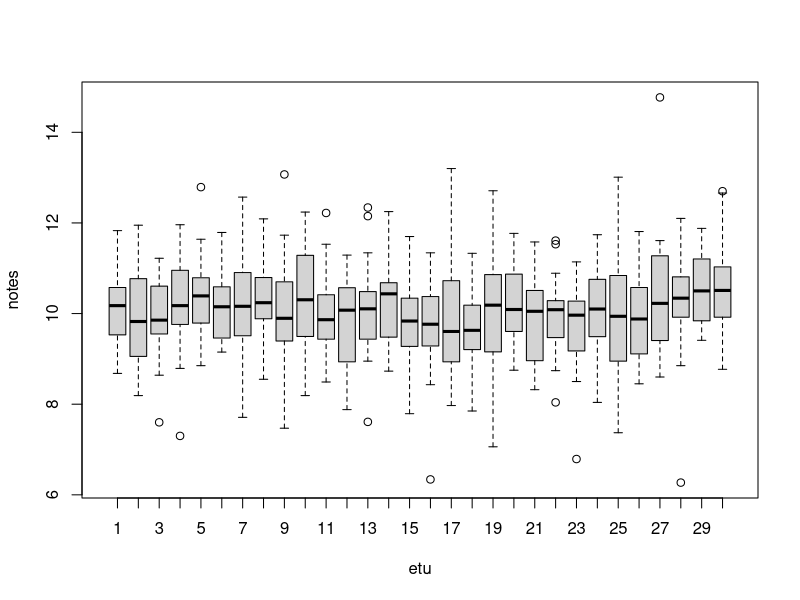

Source code (R): (Note: this script raises an error after producing the figure.)
rm(list=ls()) 

notes.m=matrix(nr=30,nc=20)
for (i in 1:20){notes.m[,i]=round(rnorm(30,10,abs(rnorm(1,mean=1,sd=0.3))), digit=2)}
colnames(notes.m)= c("E1","E2", "E3", "E4", "E5","E6","E7","E8","E9","E10","E11",
                     "E12","E13","E14","E15","E16","E17","E18","E19","E20")
notes=as.vector(t(notes.m))
etu=sort(rep(as.factor(1:30),20))
plot(notes~etu)
anova(lm(notes~etu))

#creer matrice 30par20
#rentre des notes selon loi normale
#nomme evaluation
#met les notes en vecteurs
#les trie dans l'ordre croissant
#boxplot notes pour les afficher
#ANOVA=??????????????????????????????????????????? analyse de variance notes 


pValues<-c()
count=0
for (i in 1:30){
  count=count+1
  for(j in 1:30){
    t.test(etu)
    pValues[count]<-pvalue
    count=count+1}
}#SSSSSSSSSSSSSSSSSSSSSSSSSSSSSSSSSSSSSEEEEEEEEEEEEEEEEEEEEEEEEEEEEEEEEEEEEEEEEEEEEEEEEEEEEEEEEEE how to do




#recup p value t test, ECRIT  !!!!!!!!!!!!!!!!!!! => sinon , "names(objet) => acceder dolar //// sinon chercher type objet(plu dur)






#selon la simul, ANOVA donne un summary de Df , sum, sq, mean, sq, F , value , Pr pour tout les étudiants
#y qttitatif mais x qualitatif => effet des notes entre les eleves (var notes entre eleve par rapport entre var des note pour un eleves
#=> inter vs intra => ANOVA (ou LM)) si p-value significative => les eleves ont pas la mm notes si non => tout les eleves ont globalement mm notes

#on trouvera pas significatif => tt eleve ont mm note (H0 vrai de vrai)

#tt les eleves 1 à 1 => test de t 
#rejet H0 alors que vraie (on trouve significative alors que faux)
# avec 435 test => prob de se tromper au moins une fois = 1
#COMMENT FAIRE SANS? => alpha=0.05/435 ATENTTION PB !!!!! PERTE DE TOUTE LA PUISSANCE DU TEST !!!!!!!!!!!!!!!!
#donc suite exo car plus cap de voir un meilleur qu'un autre

# donc controle de risque


#--------------------------------------------------------------------------------------------------------------

library(multcomp)
test.none <- pairwise.t.test(notes, etu,p.adj="none")
summary(as.vector(test.none$p.value<0.05))

#--------------------------------------------------------------------------------------------------------------

notes.m=matrix(nr=30,nc=20)
for (i in 1:20){notes.m[,i]=round(rnorm(30,10,abs(rnorm(1,mean=1,sd=0.3))), digit=2)}
colnames(notes.m)= c("E1","E2", "E3", "E4", "E5","E6","E7","E8","E9","E10","E11",
                     "E12","E13","E14","E15","E16","E17","E18","E19","E20")
notes.m[5,]=notes.m[5,]+1
notes=as.vector(t(notes.m))
etu=sort(rep(as.factor(1:30),20))
plot(notes~etu)
anova(lm(notes~etu))
test.none <- pairwise.t.test(notes, etu,p.adj="none")
summary(as.vector(test.none$p.value<0.05))
test.bonf <- pairwise.t.test(notes, etu,p.adj="bonferroni")
summary(as.vector(test.bonf$p.value<0.05))
((test.bonf$p.value/test.none$p.value)[test.bonf$p.value!=1])

#--------------------------------------------------------------------------------------------------------------
  
notes.m=matrix(nr=30,nc=20)
for (i in 1:20){notes.m[,i]=round(rnorm(30,10,abs(rnorm(1,mean=1,sd=0.3))), digit=2)}
colnames(notes.m)= c("E1","E2", "E3", "E4", "E5","E6","E7","E8","E9","E10","E11",
                     "E12","E13","E14","E15","E16","E17","E18","E19","E20")
notes.m[1:30,]=notes.m[1:30,]+seq(-1, +1, le=30)
notes.m=notes.m[sample(1:30,30, rep=F),]
notes=as.vector(t(notes.m))
etu=sort(rep(as.factor(1:30),20))
plot(notes~etu)
anova(lm(notes~etu))
test.none <- pairwise.t.test(notes, etu,p.adj="none")
summary(as.vector(test.none$p.value<0.05))
test.bonf <- pairwise.t.test(notes, etu,p.adj="bonferroni")
summary(as.vector(test.bonf$p.value<0.05))
test.holm <- pairwise.t.test(notes, etu,p.adj="holm")
summary(as.vector(test.holm$p.value<0.05))
test.BH <- pairwise.t.test(notes, etu,p.adj="BH")
summary(as.vector(test.BH$p.value<0.05))

#--------------------------------------------------------------------------------------------------------------
